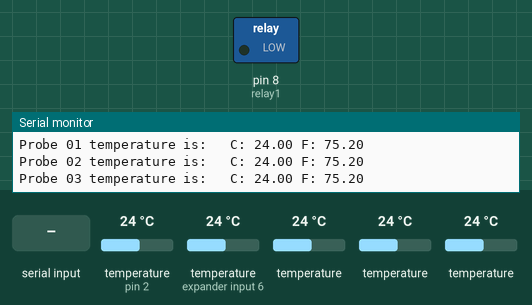
The sketch below on a simulated Arduino Uno, built with avr-gcc and run on an emulated ATmega328P. Parts: switched loads named in the sketch (green lamp = pin HIGH), the last lines printed to the serial monitor. The test bench sets the inputs (shaded band); at power-on: temperature (sensors on pin 2, expander input 6) 24 °C, temperature 24 °C.

Above: at 1.3 s.
1.4 s: "30,150\n" received over Serial
At 4.5 s:
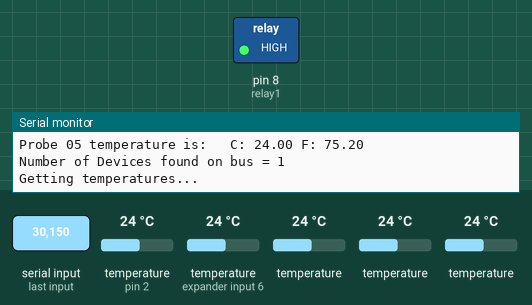
4.8 s: "1\n" received over Serial
7.8 s: "90,45\n" received over Serial
At 9.5 s:
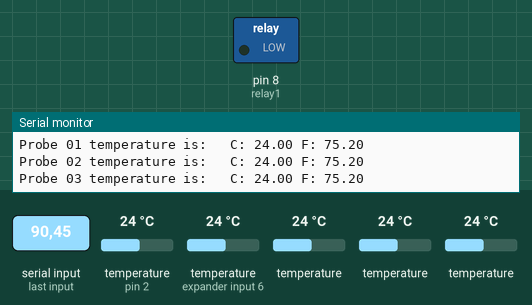
Timing chart, 0 to 11.0 s (numbered marks = the images above; inputs shaded):
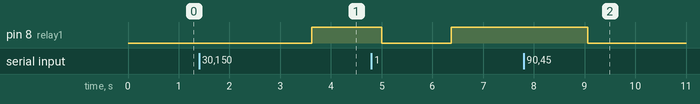

The sketch:

python-control-and-ds18b20-by-address.ino
```cpp
const int relay1 = 8;

/* YourDuino Multiple DS18B20 Temperature Sensors on 1 wire
  Connections:
  DS18B20 Pinout (Left to Right, pins down, flat side toward you)
  - Left   = Ground
  - Center = Signal (Pin 2):  (with 3.3K to 4.7K resistor to +5 or 3.3 )
  - Right  = +5 or +3.3 V

   Questions: terry@yourduino.com
   V1.01  01/17/2013 ...based on examples from Rik Kretzinger

/*-----( Import needed libraries )-----*/
// Get 1-wire Library here: http://www.pjrc.com/teensy/td_libs_OneWire.html
#include <OneWire.h>

//Get DallasTemperature Library here:  http://milesburton.com/Main_Page?title=Dallas_Temperature_Control_Library
#include <DallasTemperature.h>

/*-----( Declare Constants and Pin Numbers )-----*/
#define ONE_WIRE_BUS_PIN 2

/*-----( Declare objects )-----*/
// Setup a oneWire instance to communicate with any OneWire devices
OneWire oneWire(ONE_WIRE_BUS_PIN);

// Pass our oneWire reference to Dallas Temperature.
DallasTemperature sensors(&oneWire);

/*-----( Declare Variables )-----*/
// Assign the addresses of your 1-Wire temp sensors.
// See the tutorial on how to obtain these addresses:
// http://www.hacktronics.com/Tutorials/arduino-1-wire-address-finder.html

DeviceAddress Probe01 = { 0x28, 0xFF, 0xE0, 0x7F, 0xB5, 0x16, 0x05, 0x50 };
DeviceAddress Probe02 = { 0x28, 0xFF, 0x50, 0xEF, 0xC1, 0x16, 0x04, 0xD1 };
DeviceAddress Probe03 = { 0x28, 0xFF, 0x7B, 0xCC, 0xC1, 0x16, 0x04, 0xA1 };
DeviceAddress Probe04 = { 0x28, 0xFF, 0x4F, 0x19, 0xC2, 0x16, 0x04, 0x5E };
DeviceAddress Probe05 = { 0x28, 0xE1, 0xC7, 0x40, 0x04, 0x00, 0x00, 0x0D };


void setup()   /****** SETUP: RUNS ONCE ******/
{
  // start serial port to show results
  pinMode(relay1, OUTPUT);
  Serial.begin(9600);
  Serial.print("Initializing Temperature Control Library Version ");
 // Serial.println(DALLASTEMPLIBVERSION);

  // Initialize the Temperature measurement library
  sensors.begin();

  // set the resolution to 10 bit (Can be 9 to 12 bits .. lower is faster)
  sensors.setResolution(Probe01, 10);
  sensors.setResolution(Probe02, 10);
  sensors.setResolution(Probe03, 10);
  sensors.setResolution(Probe04, 10);
  sensors.setResolution(Probe05, 10);

}//--(end setup )---

void loop()   /****** LOOP: RUNS CONSTANTLY ******/
{
  delay(250);
  int toggle = 2;
  if(Serial.available()){
    toggle = Serial.read() - '0';
  }
  if(toggle == 0){
    digitalWrite(relay1, LOW);
    delay(50);
  }
  if(toggle == 1){
    digitalWrite(relay1, HIGH);
    delay(50);
  }
  delay(50);

  Serial.println();
  Serial.print("Number of Devices found on bus = ");
  Serial.println(sensors.getDeviceCount());
  Serial.print("Getting temperatures... ");
  Serial.println();

  // Command all devices on bus to read temperature
  sensors.requestTemperatures();

  Serial.print("Probe 01 temperature is:   ");
  printTemperature(Probe01);
  Serial.println();

  Serial.print("Probe 02 temperature is:   ");
  printTemperature(Probe02);
  Serial.println();

  Serial.print("Probe 03 temperature is:   ");
  printTemperature(Probe03);
  Serial.println();

  Serial.print("Probe 04 temperature is:   ");
  printTemperature(Probe04);
  Serial.println();

  Serial.print("Probe 05 temperature is:   ");
  printTemperature(Probe05);
  Serial.println();


}//--(end main loop )---

/*-----( Declare User-written Functions )-----*/
void printTemperature(DeviceAddress deviceAddress)
{

float tempC = sensors.getTempC(deviceAddress);

   if (tempC == -127.00)
   {
   Serial.print("Error getting temperature  ");
   }
   else
   {
   Serial.print("C: ");
   Serial.print(tempC);
   Serial.print(" F: ");
   Serial.print(DallasTemperature::toFahrenheit(tempC));
   }
}// End printTemperature
//*********( THE END )***********
```

Measured:
- after the input at 1.4 s, pin 8 (relay1): LOW → HIGH after 2.2 s
- after the input at 7.8 s, pin 8 (relay1): HIGH → LOW after 1.3 s
